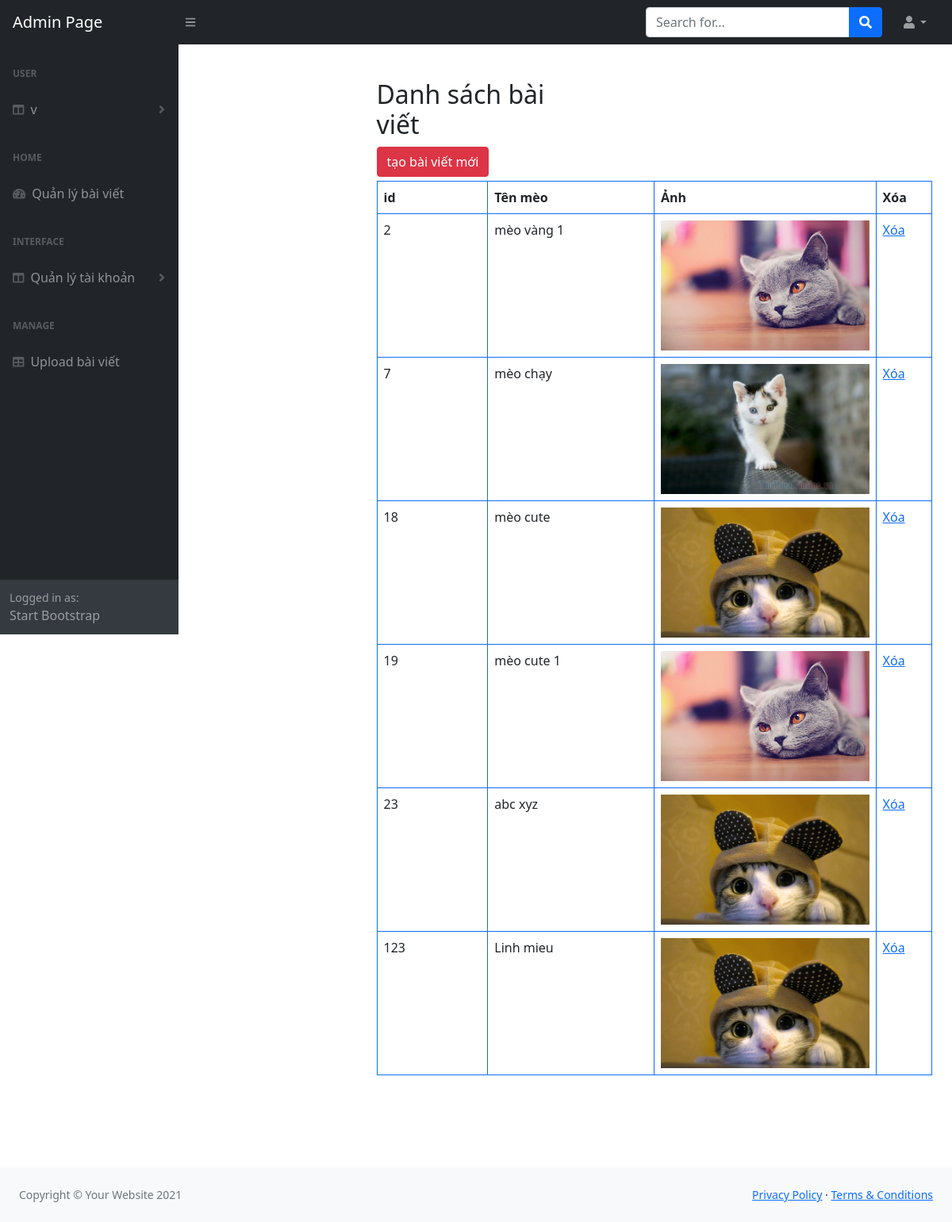
The app's page /PHP/pagead/list_content.php (signed in) with its own data.
### tables this page shows
CREATE TABLE `content` (
  `mssv` int(11) NOT NULL,
  `hoten` varchar(200) NOT NULL,
  `hinhanh` varchar(200) NOT NULL
);

### PHP/pagead/list_content.php (the view, shortened to what this page needs)
<!DOCTYPE html>
<html lang="en">
    <head>
        <link href="https://cdn.jsdelivr.net/npm/simple-datatables@latest/dist/style.css" rel="stylesheet" />
        <link href="css/styles.css" rel="stylesheet" />
    </head>
    <body class="sb-nav-fixed">
    <?
    include './connect_db.php';
    ?>
    <div id="layoutAuthentication">
            <div id="layoutAuthentication_content">
                <main>
                    <div class="container">
                        <div class="row justify-content-center">
                            <div class="col-lg-5">
                                <div class="" style="padding: 100px">
                                <?php
                                    include './connect_db.php';
                                            ?>
                                    <?
    include './connect_db.php';
    $result = mysqli_query($con, "SELECT * FROM content");
    ?>
     <div id="user-info">
            <h2 class="justify-content-center">Danh sách bài viết</h2>
            <a href="./upload.php" class="btn btn-danger" style="margin-bottom: 5px;">tạo bài viết mới</a>
            <table class="table table-bordered border-primary" style="width:700px;">
                <tr>
                    <th>id</th>
                    <th>Tên mèo</th>
                    <th>Ảnh</th>
                    <th>Xóa</th>
                </tr>
                <?php
                    while ($row = mysqli_fetch_array($result)){
                ?>
                <tr>
                    <td width="20%"><?= $row['mssv'] ?></td>
                    <td width="30%"><?= $row['hoten'] ?></td>
                    <td><img class="img-fluid" src="<?= $row['hinhanh'] ?>"></td>
                    <td width="10%"><a href="delete_ct.php?mssv= <?= $row['mssv'] ?>">Xóa</a></td>
                </tr>
                <?php } ?>
            </table>
        </div>
                                </div>
                            </div>
                        </div>
                    </div>
                </main>
            </div>
            <div id="layoutAuthentication_footer">
                <footer class="py-4 bg-light mt-auto">
                    <div class="container-fluid px-4">
                        <div class="d-flex align-items-center justify-content-between small">
                            <div class="text-muted">Copyright &copy; Your Website 2021</div>
                            <div>
                                <a href="#">Privacy Policy</a>
                                &middot;
                                <a href="#">Terms &amp; Conditions</a>
                            </div>
                        </div>
                    </div>
                </footer>
            </div>
        </div>
        <nav class="sb-topnav navbar navbar-expand navbar-dark bg-dark">
            <a class="navbar-brand ps-3" href="index.php">Admin Page</a>
            <button class="btn btn-link btn-sm order-1 order-lg-0 me-4 me-lg-0" id="sidebarToggle" href="#!"><i class="fas fa-bars"></i></button>
            <form class="d-none d-md-inline-block form-inline ms-auto me-0 me-md-3 my-2 my-md-0">
                <div class="input-group">
                    <input class="form-control" type="text" placeholder="Search for..." aria-label="Search for..." aria-describedby="btnNavbarSearch" />
                    <button class="btn btn-primary" id="btnNavbarSearch" type="button"><i class="fas fa-search"></i></button>
                </div>
            </form>
            <ul class="navbar-nav ms-auto ms-md-0 me-3 me-lg-4">
                <li class="nav-item dropdown">
                    <a class="nav-link dropdown-toggle" id="navbarDropdown" href="#" role="button" data-bs-toggle="dropdown" aria-expanded="false"><i class="fas fa-user fa-fw"></i></a>
                </li>
            </ul>
        </nav>
        <div id="layoutSidenav">
            <div id="layoutSidenav_nav">
                <nav class="sb-sidenav accordion sb-sidenav-dark" id="sidenavAccordion">
                    <div class="sb-sidenav-menu">
                        <div class="nav">
                            <div class="sb-sidenav-menu-heading">User</div>
                            <?php if (empty($_SESSION['current_user'])) { ?>
                            <a class="nav-link collapsed" href="#" data-bs-toggle="collapse" data-bs-target="#collapseLayouts1" aria-expanded="false" aria-controls="collapseLayouts1">
                                <div class="sb-nav-link-icon"><i class="fas fa-columns"></i></div>
                                User
                                <div class="sb-sidenav-collapse-arrow"><i class="fas fa-angle-down"></i></div>
                            </a>
                            <?php } else {
                                $currentUser = $_SESSION['current_user'];
                            ?>
                            <a class="nav-link collapsed" href="#" data-bs-toggle="collapse" data-bs-target="#collapseLayouts1" aria-expanded="false" aria-controls="collapseLayouts1">
                                <div class="sb-nav-link-icon"><i class="fas fa-columns"></i></div>
                                <?= $currentUser['fullname'] ?>
                                <div class="sb-sidenav-collapse-arrow"><i class="fas fa-angle-down"></i></div>
                            </a>
                            <?php } ?>
                            <div class="sb-sidenav-menu-heading">Home</div>
                            <a class="nav-link" href="list_content.php">
                                <div class="sb-nav-link-icon"><i class="fas fa-tachometer-alt"></i></div>
                                Quản lý bài viết
                            </a>
                            <div class="sb-sidenav-menu-heading">Interface</div>
                            <a class="nav-link collapsed" href="#" data-bs-toggle="collapse" data-bs-target="#collapseLayouts" aria-expanded="false" aria-controls="collapseLayouts">
                                <div class="sb-nav-link-icon"><i class="fas fa-columns"></i></div>
                                Quản lý tài khoản
                                <div class="sb-sidenav-collapse-arrow"><i class="fas fa-angle-down"></i></div>
                            </a>
                            <div class="sb-sidenav-menu-heading">Manage</div>
                            <a class="nav-link" href="upload.php">
                                <div class="sb-nav-link-icon"><i class="fas fa-table"></i></div>
                                Upload bài viết
                            </a>
                        </div>
                    </div>
                    <div class="sb-sidenav-footer">
                        <div class="small">Logged in as:</div>
                        Start Bootstrap
                    </div>
                </nav>
            </div>
        </div>
    </body>
</html>

### records on screen
content: mssv "2", hoten "mèo vàng 1", hinhanh (picture)
content: mssv "7", hoten "mèo chạy", hinhanh (picture)
content: mssv "18", hoten "mèo cute", hinhanh (picture)
content: mssv "19", hoten "mèo cute 1", hinhanh (picture)
content: mssv "23", hoten "abc xyz", hinhanh (picture)
content: mssv "123", hoten "Linh mieu", hinhanh (picture)

### other values on screen
$currentUser['fullname'] "v"
